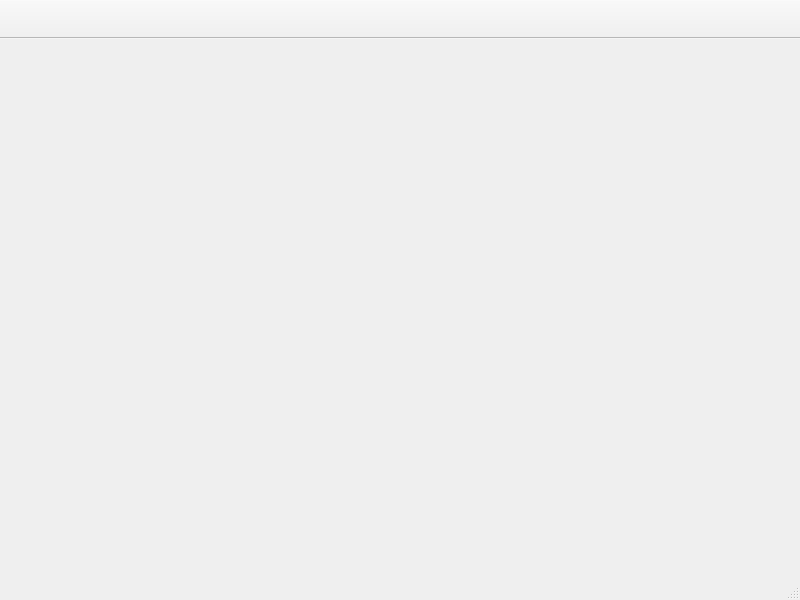
<?xml version="1.0" encoding="UTF-8"?>
<ui version="4.0">
 <class>QImageDisplay::ImageWindow</class>
 <widget class="QMainWindow" name="QImageDisplay::ImageWindow">
  <property name="geometry">
   <rect>
    <x>0</x>
    <y>0</y>
    <width>800</width>
    <height>600</height>
   </rect>
  </property>
  <property name="windowTitle">
   <string>MainWindow</string>
  </property>
  <property name="windowIcon">
   <iconset resource="resources/icons.qrc">
    <normaloff>:/artemus-icons/scalable/mimetypes/image-x-generic.svg</normaloff>:/artemus-icons/scalable/mimetypes/image-x-generic.svg</iconset>
  </property>
  <widget class="QWidget" name="centralwidget">
   <layout class="QVBoxLayout" name="verticalLayout">
    <item>
     <widget class="QImageDisplay::ImageWidget" name="imageWidget" native="true"/>
    </item>
   </layout>
  </widget>
  <widget class="QMenuBar" name="menubar">
   <property name="geometry">
    <rect>
     <x>0</x>
     <y>0</y>
     <width>800</width>
     <height>30</height>
    </rect>
   </property>
  </widget>
  <widget class="QStatusBar" name="statusbar"/>
  <widget class="QToolBar" name="toolBar">
   <property name="windowTitle">
    <string>toolBar</string>
   </property>
   <property name="movable">
    <bool>false</bool>
   </property>
   <attribute name="toolBarArea">
    <enum>TopToolBarArea</enum>
   </attribute>
   <attribute name="toolBarBreak">
    <bool>false</bool>
   </attribute>
   <addaction name="actionsave_image"/>
  </widget>
  <action name="actionsave_image">
   <property name="icon">
    <iconset resource="resources/icons.qrc">
     <normaloff>:/artemus-icons/scalable/actions/filesaveas.svg</normaloff>:/artemus-icons/scalable/actions/filesaveas.svg</iconset>
   </property>
   <property name="text">
    <string/>
   </property>
   <property name="toolTip">
    <string>save image</string>
   </property>
  </action>
 </widget>
 <customwidgets>
  <customwidget>
   <class>QImageDisplay::ImageWidget</class>
   <extends>QWidget</extends>
   <header>imagewidget.h</header>
   <container>1</container>
  </customwidget>
 </customwidgets>
 <resources>
  <include location="resources/icons.qrc"/>
 </resources>
 <connections/>
</ui>
